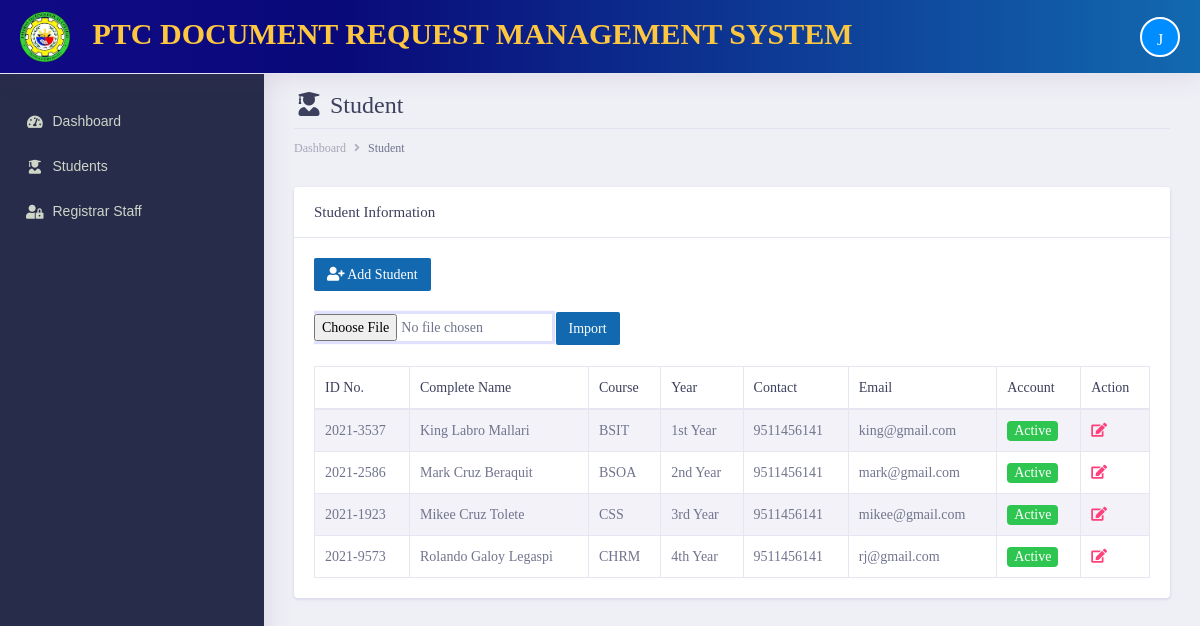
Before: /admin/documents/student.php (signed in) with the older database file.
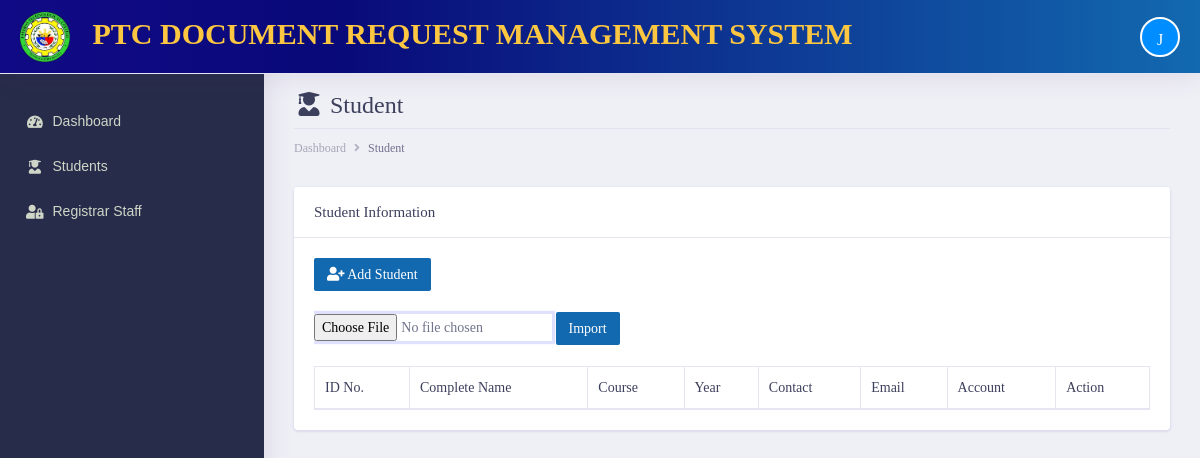
After: the same page with the newer database file.
### tables this page shows
CREATE TABLE `tbl_student` (
  `student_id` int(11) NOT NULL,
  `studentID_no` text NOT NULL,
  `first_name` varchar(255) NOT NULL,
  `middle_name` varchar(255) NOT NULL,
  `last_name` varchar(255) NOT NULL,
  `course` varchar(255) NOT NULL,
  `year_level` varchar(255) NOT NULL,
  `date_ofbirth` varchar(255) NOT NULL,
  `gender` varchar(255) NOT NULL,
  `complete_address` varchar(255) NOT NULL,
  `email_address` varchar(255) NOT NULL,
  `mobile_number` varchar(255) NOT NULL,
  `username` varchar(255) NOT NULL,
  `password` varchar(255) DEFAULT NULL,
  `account_status` enum('Active','Inactive') DEFAULT 'Active',
  `date_created` date NOT NULL DEFAULT current_timestamp()
);

### admin/init/model/class_model.php (called while the page is built, shortened)
<?php
	class class_model{
		public $host = db_host;
		public $user = db_user;
		public $pass = db_pass;
		public $dbname = db_name;
		public $conn;
		private function connect(){
			$this->conn = new mysqli($this->host, $this->user, $this->pass, $this->dbname);
		}
	    public function fetchAll_student(){
            $sql = "SELECT * FROM  tbl_student";
				$stmt = $this->conn->prepare($sql);
				$stmt->execute();
				$result = $stmt->get_result();
		        $data = array();
		         while ($row = $result->fetch_assoc()) {
		                   $data[] = $row;
		            }
		         return $data;
		  }
	}
?>

### admin/documents/student.php (the view, shortened to what this page needs)
<?php include('main_header/header.php'); ?>
<?php include('left_sidebar/sidebar.php'); ?>
<div class="dashboard-wrapper">
    <div class="container-fluid dashboard-content">
        <div class="row">
            <div class="col-xl-12 col-lg-12 col-md-12 col-sm-12 col-12">
                <div class="page-header">
                    <h2 class="pageheader-title"><i class="fa fa-fw fa-user-graduate"></i> Student </h2>
                    <div class="page-breadcrumb">
                        <nav aria-label="breadcrumb">
                            <ol class="breadcrumb">
                                <li class="breadcrumb-item"><a href="#" class="breadcrumb-link">Dashboard</a></li>
                                <li class="breadcrumb-item active" aria-current="page">Student</li>
                            </ol>
                        </nav>
                    </div>
                </div>
            </div>
        </div>
        <div class="row">
            <div class="col-xl-12 col-lg-12 col-md-12 col-sm-12 col-12">
                <div class="card">
                    <h5 class="card-header">Student Information</h5>
                    <div class="card-body">
                        <div class="table-responsive">
                            <a href="add-student.php" class="btn btn-sm" style="background-color:#1269AF !important; color:white"><i class="fa fa-fw fa-user-plus"></i> Add Student</a><br><br>
                            <form id="importForm" enctype="multipart/form-data">
                                <input type="file" name="excel_file" id="file" accept=".xls,.xlsx">
                                <button type="button" onclick="importExcel()" class="btn btn-sm" style="background-color:#1269AF !important; color:white">Import</button>
                            </form>
                            <br>
                            <table class="table table-striped table-bordered first">
                                <thead>
                                    <tr>
                                        <th scope="col">ID No.</th>
                                        <th scope="col">Complete Name</th>
                                        <th scope="col">Course</th>
                                        <th scope="col">Year</th>
                                        <th scope="col">Contact</th>
                                        <th scope="col">Email</th>
                                        <th scope="col">Account</th>
                                        <th scope="col">Action</th>
                                    </tr>
                                </thead>
                                <tbody>
                                    <?php
                                        $conn = new class_model();
                                        $student = $conn->fetchAll_student();
                                    ?>
                                    <?php foreach ($student as $row) { ?>
                                    <tr>
                                        <td><?= $row['studentID_no']; ?></td>
                                        <td><?= $row['first_name'] .' '. $row['middle_name'].' '.$row['last_name']; ?></td>
                                        <td><?= $row['course']; ?></td>
                                        <td><?= $row['year_level']; ?></td>
                                        <td><?= $row['mobile_number']; ?></td>
                                        <td><?= $row['email_address']; ?></td>
                                        <td>
                                            <?php
                                                if($row['account_status'] === 'Active'){
                                                    echo '<span class="badge bg-success text-white">Active</span>';
                                                }else if($row['account_status'] === 'Inactive'){
                                                    echo '<span class="badge bg-danger text-white">Inactive</span>';
                                                }
                                            ?>
                                        </td>
                                        <td class="align-right">
                                            <a href="edit-student.php?student=<?= $row['student_id']; ?>&student-number=<?php echo $row['studentID_no']; ?>" class="text-secondary font-weight-bold text-xs" data-toggle="tooltip" data-original-title="Edit user">
                                                <i class="fa fa-edit"></i>
                                            </a>
                                        </td>
                                    </tr>
                                    <?php } ?>
                                </tbody>
                            </table>
                        </div>
                    </div>
                </div>
            </div>
        </div>
    </div>
</div>
</body>
</html>

### admin/documents/main_header/header.php (shortened to what this page needs)
<?php
    include('../init/model/class_model.php');
?>
<!doctype html>
<html lang="en">
<head>
    <link rel="stylesheet" href="../assets/vendor/bootstrap/css/bootstrap.min.css">
    <link rel="stylesheet" href="../assets/libs/css/style.css">
    <link rel="stylesheet" href="../assets/vendor/fontawesome-free/css/all.min.css">
    <link rel="stylesheet" type="text/css" href="../assets/vendor/datatables/css/dataTables.bootstrap4.css">
    <link rel="stylesheet" type="text/css" href="../assets/vendor/datatables/css/buttons.bootstrap4.css">
    <link rel="stylesheet" type="text/css" href="../assets/vendor/datatables/css/select.bootstrap4.css">
    <link rel="stylesheet" type="text/css" href="../assets/vendor/datatables/css/fixedHeader.bootstrap4.css">
</head>
<body>
    <div class="dashboard-main-wrapper">
        <div class="dashboard-header">
            <nav class="navbar navbar-expand-lg fixed-top" id="head-color">
                <a class="navbar-brand" href="index.php">
                    <p id="title-style">
                        <img class="logo-prmsu" src="../assets/images/logo.png" alt="logo" width="50px" height="50px">
                        &nbsp;&nbsp;PTC DOCUMENT REQUEST MANAGEMENT SYSTEM
                    </p>
                </a>
                <div class="collapse navbar-collapse" id="navbarSupportedContent">
                    <ul class="navbar-nav ml-auto navbar-right-top">
                        <li class="nav-item dropdown nav-user">
                            <a class="nav-link nav-user-img" href="index.php" id="navbarDropdownMenuLink2" data-toggle="dropdown" aria-haspopup="true" aria-expanded="false">
                                <div id="profileImage"></div>
                            </a>
                        </li>
                    </ul>
                </div>
            </nav>
        </div>

### admin/documents/left_sidebar/sidebar.php (shortened to what this page needs)
<div class="nav-left-sidebar sidebar-dark" style="background-color: rgb(39, 44, 74); padding-top: 25px; font-family:'Lucida Sans', 'Lucida Sans Regular', 'Lucida Grande', 'Lucida Sans Unicode', Geneva, Verdana, sans-serif">
    <div class="menu-list">
        <nav class="navbar navbar-expand-lg navbar-light">
            <div class="collapse navbar-collapse" id="navbarNav">
                <ul class="navbar-nav flex-column">
                    <li class="nav-item ">
                        <a class="nav-link" href="index.php" ><i class="fa fa-fw fa-tachometer-alt"></i>Dashboard <span class="badge badge-success">6</span></a>
                    </li>
                    <li class="nav-item ">
                        <a class="nav-link" href="student.php"><i class="fa fa-fw fa-user-graduate"></i>Students  <span class="badge badge-success">6</span></a>
                    </li>
                    <li class="nav-item ">
                        <a class="nav-link" href="users.php"><i class="fa fa-fw fa-user-lock"></i>Registrar Staff <span class="badge badge-success">6</span></a>
                    </li>
                </ul>
            </div>
        </nav>
    </div>
</div>

### admin/documents/main_header/header.php (style rules this page uses)
ul.navbar-nav li a { color: rgb(207, 214, 200) !important; }
ul.navbar-nav li a i { color: rgb(207, 214, 200) !important; }
.navbar-brand { color: rgb(255, 55, 0) !important; }
#profileImage { width: 40px; height: 40px; border-radius: 50%; border-color: white !important; border-style: solid; border-width: 2px; background:#008dff; font-size: 16px; color: #fff; text-align: center; line-height: 41px; margin: 0px 0; }
#head-color { background: rgb(17,10,134); background: linear-gradient(90deg, rgba(17,10,134,1) 0%, rgba(9,9,121,1) 28%, rgba(18,105,175,1) 100%); }
#title-style { color: #FDC741; font-size: 100%; size: 3em; }

Changed rows visible on the page:
removed tbl_student: studentID_no "2021-3537", first_name "King", middle_name "Labro", last_name "Mallari", course "BSIT", year_level "1st Year", mobile_number "9511456141", email_address "king@gmail.com", account_status "Active"
removed tbl_student: studentID_no "2021-2586", first_name "Mark", middle_name "Cruz", last_name "Beraquit", course "BSOA", year_level "2nd Year", mobile_number "9511456141", email_address "mark@gmail.com", account_status "Active"
removed tbl_student: studentID_no "2021-1923", first_name "Mikee", middle_name "Cruz", last_name "Tolete", course "CSS", year_level "3rd Year", mobile_number "9511456141", email_address "mikee@gmail.com", account_status "Active"
removed tbl_student: studentID_no "2021-9573", first_name "Rolando", middle_name "Galoy", last_name "Legaspi", course "CHRM", year_level "4th Year", mobile_number "9511456141", email_address "rj@gmail.com", account_status "Active"
